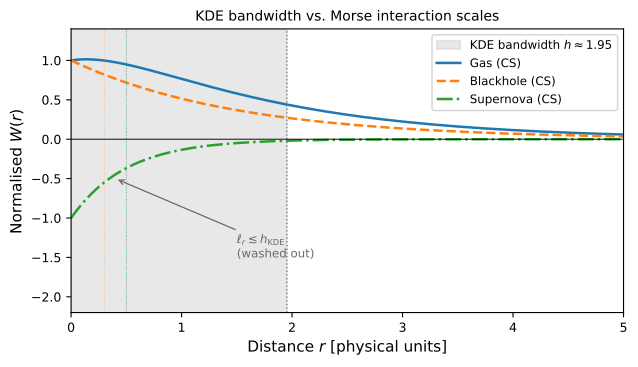

Source code (Python):
"""
Figure 9.4 — KDE bandwidth limitation.

Plots the Morse interaction kernel W(r) = Ca*exp(-r/la) - Cr*exp(-r/lr)
for three regimes (gas, blackhole, supernova) and overlays the Gaussian
KDE bandwidth as a shaded region, showing that the repulsive core is
washed out by the smoothing scale.

KDE bandwidth:  sigma = 5 grid cells, dx = Lx/nx = 25/64
=> h = sigma * dx = 5 * (25/64) ≈ 1.953 physical units
"""

import numpy as np
import matplotlib
matplotlib.use("Agg")
import matplotlib.pyplot as plt
from matplotlib.patches import FancyArrowPatch

# ── regime parameters ────────────────────────────────────────────────
regimes = {
    "Gas (CS)"       : dict(Ca=0.5,  la=1.5, Cr=0.2,  lr=0.5,  color="#1f77b4", ls="-"),
    "Blackhole (CS)" : dict(Ca=20.0, la=1.5, Cr=0.05, lr=0.3,  color="#ff7f0e", ls="--"),
    "Supernova (CS)" : dict(Ca=0.05, la=1.5, Cr=15.0, lr=0.5,  color="#2ca02c", ls="-."),
}

# KDE bandwidth in physical units
h_kde = 5.0 * (25.0 / 64.0)   # ≈ 1.953

r = np.linspace(0.0, 5.0, 2000)

fig, ax = plt.subplots(figsize=(6.5, 3.8))

# ── bandwidth shaded band ────────────────────────────────────────────
ax.axvspan(0, h_kde, color="grey", alpha=0.18, label=f"KDE bandwidth $h\\approx{h_kde:.2f}$")
ax.axvline(h_kde, color="grey", lw=1.0, ls=":")

# ── Morse kernels ────────────────────────────────────────────────────
for label, p in regimes.items():
    W = p["Ca"] * np.exp(-r / p["la"]) - p["Cr"] * np.exp(-r / p["lr"])
    # normalise so peak attraction lobe ≈ 1 for visual legibility
    peak = p["Ca"] * np.exp(-0.0 / p["la"]) - p["Cr"] * np.exp(-0.0 / p["lr"])
    W_norm = W / max(abs(peak), 1e-8)
    ax.plot(r, W_norm, color=p["color"], ls=p["ls"], lw=1.8, label=label)

# ── repulsion range annotations ──────────────────────────────────────
for p_name, p in regimes.items():
    lr = p["lr"]
    # small tick marker at lr
    ax.axvline(lr, color=p["color"], lw=0.6, ls=":", alpha=0.55)

# ── axis labels & legend ─────────────────────────────────────────────
ax.axhline(0, color="black", lw=0.7)
ax.set_xlabel(r"Distance $r$ [physical units]", fontsize=11)
ax.set_ylabel(r"Normalised $W(r)$", fontsize=11)
ax.set_xlim(0, 5.0)
ax.set_ylim(-2.2, 1.4)
ax.tick_params(labelsize=9)

# annotation arrow pointing into bandwidth region
ax.annotate(
    r"$\ell_r \lesssim h_{\rm KDE}$" "\n(washed out)",
    xy=(0.4, -0.5), xytext=(1.5, -1.5),
    fontsize=8.5, color="dimgrey",
    arrowprops=dict(arrowstyle="->", color="dimgrey", lw=0.9),
)

ax.legend(fontsize=8.5, loc="upper right", framealpha=0.85)
ax.set_title("KDE bandwidth vs. Morse interaction scales", fontsize=10, pad=6)

fig.tight_layout()

out = "Thesis_Figures/fig9_4_bandwidth_limitation.pdf"
fig.savefig(out, dpi=150, bbox_inches="tight")
print(f"Saved {out}")
